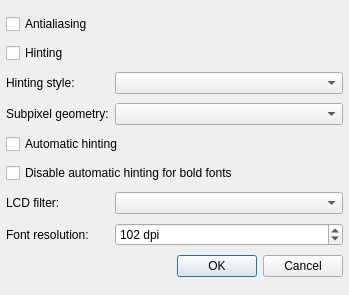
<?xml version="1.0" encoding="UTF-8"?>
<ui version="4.0">
 <class>FontConfigDialog</class>
 <widget class="QDialog" name="FontConfigDialog">
  <property name="geometry">
   <rect>
    <x>0</x>
    <y>0</y>
    <width>349</width>
    <height>295</height>
   </rect>
  </property>
  <property name="windowTitle">
   <string>Font Configuration</string>
  </property>
  <layout class="QGridLayout" name="gridLayout">
   <property name="leftMargin">
    <number>6</number>
   </property>
   <property name="rightMargin">
    <number>6</number>
   </property>
   <property name="bottomMargin">
    <number>6</number>
   </property>
   <item row="5" column="0" colspan="2">
    <widget class="QCheckBox" name="disableBoldAutohintCheckBox">
     <property name="text">
      <string>Disable automatic hinting for bold fonts</string>
     </property>
    </widget>
   </item>
   <item row="6" column="0">
    <widget class="QLabel" name="label_3">
     <property name="text">
      <string>LCD filter:</string>
     </property>
    </widget>
   </item>
   <item row="4" column="0" colspan="2">
    <widget class="QCheckBox" name="autohinterCheckBox">
     <property name="text">
      <string>Automatic hinting</string>
     </property>
    </widget>
   </item>
   <item row="1" column="0" colspan="2">
    <widget class="QCheckBox" name="hintingCheckBox">
     <property name="text">
      <string>Hinting</string>
     </property>
    </widget>
   </item>
   <item row="8" column="0" colspan="2">
    <widget class="QDialogButtonBox" name="buttonBox">
     <property name="orientation">
      <enum>Qt::Horizontal</enum>
     </property>
     <property name="standardButtons">
      <set>QDialogButtonBox::Cancel|QDialogButtonBox::Ok</set>
     </property>
    </widget>
   </item>
   <item row="7" column="0">
    <widget class="QLabel" name="label_4">
     <property name="text">
      <string>Font resolution:</string>
     </property>
    </widget>
   </item>
   <item row="6" column="1">
    <widget class="QComboBox" name="lcdFilterComboBox"/>
   </item>
   <item row="3" column="1">
    <widget class="QComboBox" name="rgbaComboBox"/>
   </item>
   <item row="2" column="1">
    <widget class="QComboBox" name="hintingStyleComboBox"/>
   </item>
   <item row="3" column="0">
    <widget class="QLabel" name="label_2">
     <property name="text">
      <string>Subpixel geometry:</string>
     </property>
    </widget>
   </item>
   <item row="0" column="0" colspan="2">
    <widget class="QCheckBox" name="antialisingCheckBox">
     <property name="text">
      <string>Antialiasing</string>
     </property>
    </widget>
   </item>
   <item row="2" column="0">
    <widget class="QLabel" name="label">
     <property name="text">
      <string>Hinting style:</string>
     </property>
    </widget>
   </item>
   <item row="7" column="1">
    <widget class="QSpinBox" name="dpiSpinBox">
     <property name="sizePolicy">
      <sizepolicy hsizetype="Expanding" vsizetype="Fixed">
       <horstretch>0</horstretch>
       <verstretch>0</verstretch>
      </sizepolicy>
     </property>
     <property name="suffix">
      <string> dpi</string>
     </property>
     <property name="minimum">
      <number>80</number>
     </property>
     <property name="maximum">
      <number>180</number>
     </property>
     <property name="value">
      <number>102</number>
     </property>
    </widget>
   </item>
  </layout>
 </widget>
 <tabstops>
  <tabstop>antialisingCheckBox</tabstop>
  <tabstop>hintingCheckBox</tabstop>
  <tabstop>hintingStyleComboBox</tabstop>
  <tabstop>rgbaComboBox</tabstop>
  <tabstop>autohinterCheckBox</tabstop>
  <tabstop>disableBoldAutohintCheckBox</tabstop>
  <tabstop>lcdFilterComboBox</tabstop>
  <tabstop>dpiSpinBox</tabstop>
  <tabstop>buttonBox</tabstop>
 </tabstops>
 <resources/>
 <connections>
  <connection>
   <sender>buttonBox</sender>
   <signal>accepted()</signal>
   <receiver>FontConfigDialog</receiver>
   <slot>accept()</slot>
   <hints>
    <hint type="sourcelabel">
     <x>254</x>
     <y>288</y>
    </hint>
    <hint type="destinationlabel">
     <x>157</x>
     <y>274</y>
    </hint>
   </hints>
  </connection>
  <connection>
   <sender>buttonBox</sender>
   <signal>rejected()</signal>
   <receiver>FontConfigDialog</receiver>
   <slot>reject()</slot>
   <hints>
    <hint type="sourcelabel">
     <x>316</x>
     <y>260</y>
    </hint>
    <hint type="destinationlabel">
     <x>286</x>
     <y>274</y>
    </hint>
   </hints>
  </connection>
 </connections>
</ui>
